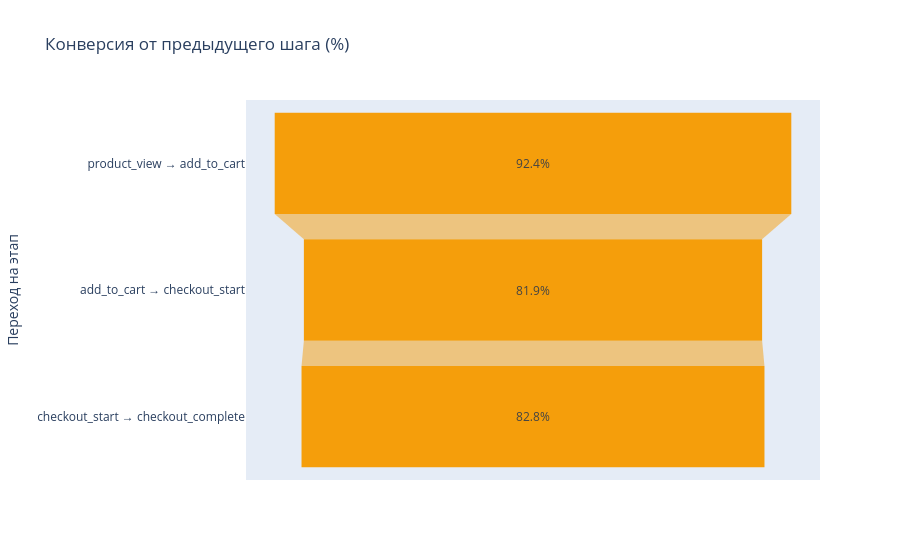

The notebook cell saved with this chart:
### Code cell
# Визуализация воронки: два ракурса для разных бизнес-вопросов

# Цель: наглядно показать, где происходят основные потери пользователей,
# используя два типа конверсии для полной картины

# 1. Подготовка данных: считаем охват на каждом этапе воронки
# Используем nunique(), чтобы каждый пользователь учитывался только один раз на этапе
steps = ['product_view', 'add_to_cart', 'checkout_start', 'checkout_complete']
counts = [
    events_clean[events_clean['event_type'] == step]['user_id'].nunique()
    for step in steps
]

# 2. График 1: конверсия от входа в воронку (product_view) 
# Показывает, какая доля от всех, кто начал смотреть товары, дошла до каждого этапа,
# насколько эффективно удерживается интерес от первого касания
conv_from_first = [c / counts[0] * 100 for c in counts]
df1 = pd.DataFrame({'step': steps, 'conversion': conv_from_first})

fig1 = px.funnel(
    df1,
    x='conversion',
    y='step',
    title='Конверсия от первого шага (%)',
    labels={'conversion': 'Конверсия, %'}
)

# 3. Подготовка данных: конверсия между соседними этапами
# Показывает, какая доля перешла с одного шага на следующий, самое узкое место, где мы теряем больше всего
fig1.update_yaxes(autorange="reversed")
fig1.update_traces(texttemplate='%{x:.1f}%', textposition='inside')
fig1.show(renderer="notebook")

transitions = [
    'product_view → add_to_cart',
    'add_to_cart → checkout_start',
    'checkout_start → checkout_complete'
]

conv_from_prev = [
    counts[1] / counts[0] * 100, 
    counts[2] / counts[1] * 100,
    counts[3] / counts[2] * 100  
]

df2 = pd.DataFrame({'transition': transitions, 'conversion': conv_from_prev})

# 4. График 2: конверсия между этапами (step-by-step)
# Акцент на переходах: помогает точно локализовать проблемный этап для оптимизации
fig2 = px.funnel(
    df2,
    x='conversion',
    y='transition',
    title='Конверсия от предыдущего шага (%)',
    labels={'conversion': 'Конверсия, %', 'transition': 'Переход на этап'}
)
fig2.update_traces(marker_color='#f59e0b')
fig2.update_yaxes(autorange="reversed")
fig2.update_traces(texttemplate='%{x:.1f}%', textposition='inside')
fig2.show()

### Figure 1 — Plotly figure (JSON) as saved in the notebook; plotly's stock layout.template omitted (floating-point values rounded to 4 significant figures)
{"data": [{"hovertemplate": "Конверсия, %=%{x}<br>Переход на этап=%{y}<extra></extra>", "legendgroup": "", "marker": {"color": "#f59e0b"}, "name": "", "orientation": "h", "showlegend": false, "textposition": "inside", "texttemplate": "%{x:.1f}%", "type": "funnel", "x": [92.36, 81.92, 82.76], "xaxis": "x", "y": ["product_view → add_to_cart", "add_to_cart → checkout_start", "checkout_start → checkout_complete"], "yaxis": "y"}], "layout": {"legend": {"tracegroupgap": 0}, "title": {"text": "Конверсия от предыдущего шага (%)"}, "xaxis": {"anchor": "y", "domain": [0, 1], "title": {"text": "Конверсия, %"}}, "yaxis": {"anchor": "x", "autorange": "reversed", "domain": [0, 1], "title": {"text": "Переход на этап"}}}}
